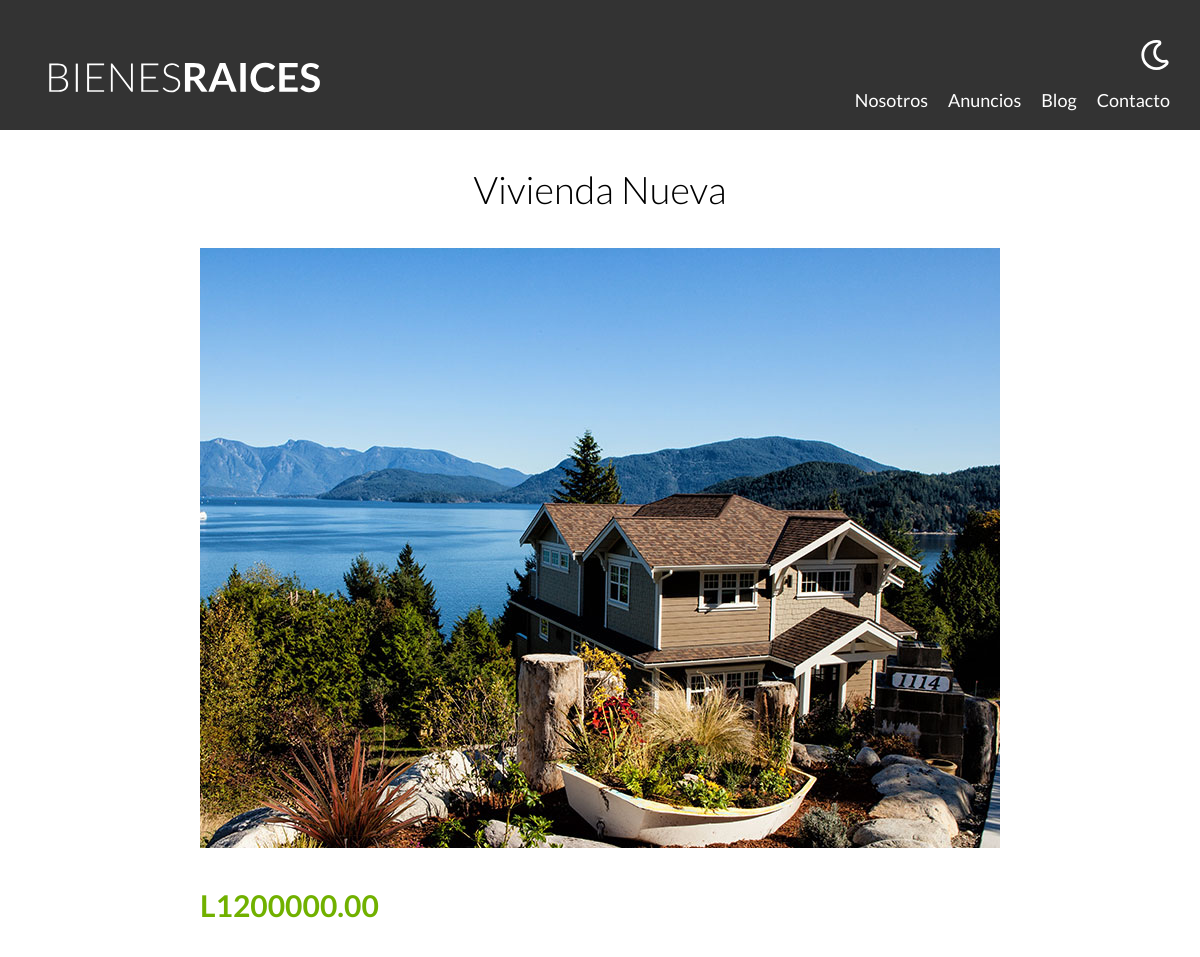
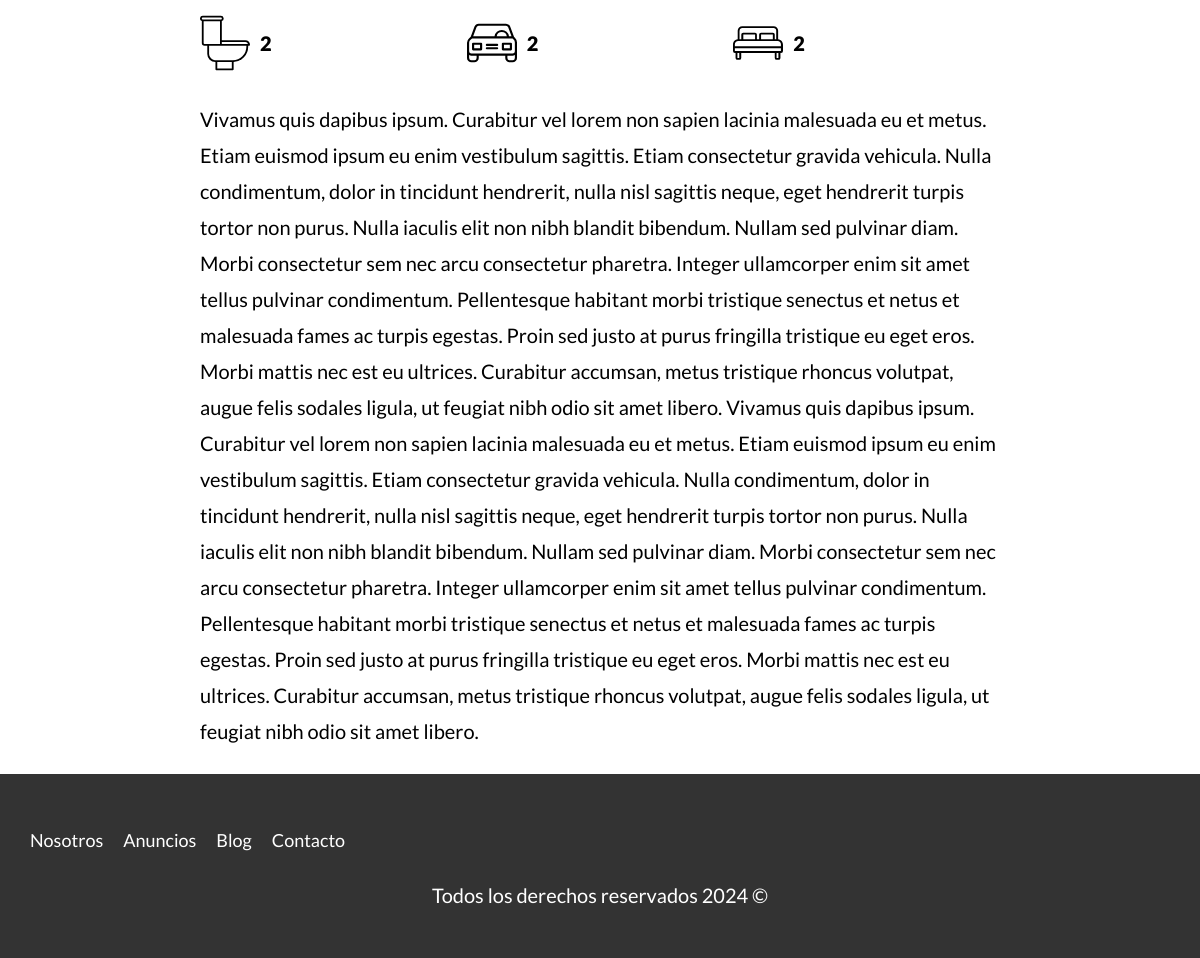
The page /propiedad?id=14 on the database its author committed (2 pictures, top to bottom).
### tables this page shows
CREATE TABLE `propiedades` (
  `id` int NOT NULL AUTO_INCREMENT,
  `titulo` varchar(45) DEFAULT NULL,
  `precio` decimal(10,2) DEFAULT NULL,
  `imagen` varchar(200) DEFAULT NULL,
  `descripcion` longtext,
  `habitaciones` int DEFAULT NULL,
  `wc` int DEFAULT NULL,
  `estacionamiento` int DEFAULT NULL,
  `creado` date DEFAULT NULL,
  `vendedores_id` int NOT NULL,
  PRIMARY KEY (`id`),
  KEY `fk_propiedades_vendedores_idx` (`vendedores_id`),
  CONSTRAINT `fk_propiedades_vendedores` FOREIGN KEY (`vendedores_id`) REFERENCES `vendedores` (`id`)
);

### controllers/PaginasController.php (called while the page is built, shortened)
<?php
class PaginasController{
    public static function propiedad(Router $router){
        $id = validarRedireccionar('/propiedades');
        $propiedad = Propiedad::find($id);
        $router->render('/paginas/propiedad',[
            'propiedad'=>$propiedad
        ]);
    }
}

### public/index.php (called while the page is built, shortened)
<?php
$router= new Router();
$router->get('/admin', [PropiedadController::class, 'index']);
$router->get('/propiedades/crear', [PropiedadController::class, 'crear']);
$router->post('/propiedades/crear', [PropiedadController::class, 'crear']);
$router->get('/propiedades/actualizar', [PropiedadController::class, 'actualizar']);
$router->post('/propiedades/actualizar', [PropiedadController::class, 'actualizar']);
$router->post('/propiedades/eliminar', [PropiedadController::class, 'eliminar']);
$router->get('/vendedores/crear', [VendedorController::class, 'crear']);
$router->post('/vendedores/crear', [VendedorController::class, 'crear']);
$router->get('/vendedores/actualizar', [VendedorController::class, 'actualizar']);
$router->post('/vendedores/actualizar', [VendedorController::class, 'actualizar']);
$router->post('/vendedores/eliminar', [VendedorController::class, 'eliminar']);
$router->get('/',[PaginasController::class, 'index']);
$router->get('/nosotros',[PaginasController::class, 'nosotros']);
$router->get('/propiedades',[PaginasController::class, 'propiedades']);
$router->get('/propiedad',[PaginasController::class, 'propiedad']);
$router->get('/blog',[PaginasController::class, 'blog']);
$router->get('/entrada',[PaginasController::class, 'entrada']);
$router->get('/contacto',[PaginasController::class, 'contacto']);
$router->post('/contacto',[PaginasController::class, 'contacto']);
$router->get('/login',[LoginController::class,'login']);
$router->post('/login',[LoginController::class, 'login']);
$router->get('/logout',[LoginController::class, 'logout']);
$router->comprobarRutas();

### includes/funciones.php (called while the page is built, shortened)
<?php
function validarRedireccionar(string $url){
    $id=$_GET['id'];
    $id=filter_var($id, FILTER_VALIDATE_INT);
    return $id;
}

### models/ActiveRecord.php (called while the page is built, shortened)
<?php
class ActiveRecord{
    protected static $db;
    protected static $tabla = '';
    public static function setDB($database){
        self::$db = $database;
    }
    public static function find($id){
        $query="SELECT *FROM " . static::$tabla . " WHERE id=${id}";
        $resultado = self::consultarSQL($query);
        return array_shift($resultado);
    }
    public static function consultarSQL($query){
        $resultado = self::$db->query($query);
        $array = [];
        while($registro =$resultado->fetch_assoc()){
            $array[] = static::crearObjeto($registro);
        }
        return $array;
    }
    protected static function crearObjeto($registro){
        $objeto = new static();
        foreach($registro as $key => $value){
            if(property_exists($objeto, $key)){
                $objeto->$key = $value;
            }
        }
        return $objeto;
    }
}

### views/paginas/propiedad.php (the view)
<main class="contenedor seccion contenido-centrado">
        <h1><?php echo $propiedad->titulo; ?></h1>
        <img loading="lazy"  src="/imagenes/<?php echo $propiedad->imagen ?>" alt="">
        <div class="resumen-propiedad">
            <p class="precio">L<?php echo $propiedad->precio; ?></p>
            <ul class="iconos-caracteristicas">
                <li>
                    <img class="icono" loading="lazy" src="build/img/icono_wc.svg" alt="icono wc">
                    <p><?php echo $propiedad->wc; ?></p>
                </li>
                <li>
                    <img class="icono" loading="lazy" src="build/img/icono_estacionamiento.svg" alt="icono estacionamiento">
                    <p><?php echo $propiedad->estacionamiento; ?></p>
                </li>
                <li>
                    <img class="icono" loading="lazy" src="build/img/icono_dormitorio.svg" alt="icono dormitorio">
                    <p><?php echo $propiedad->habitaciones; ?></p>
                </li>
            </ul>
            <p><?php echo $propiedad->descripcion; ?></p>
        </div>
    </main>

### public/build/css/app.css (style rules this page uses)
html { -webkit-text-size-adjust:100%;line-height:1.15 }
body { margin:0 }
main { display:block }
h1 { font-size:2em;margin:.67em 0 }
img { border-style:none }
html { box-sizing:border-box;font-size:62.5% }
*,:after,:before { box-sizing:inherit }
body { font-family:Lato,sans-serif;font-size:1.6rem;line-height:1.8 }
p { color:#000;font-size:2rem }
.contenedor { margin:0 auto;max-width:120rem;width:95% }
img,picture { display:block;width:100% }
h1,h2,h3 { font-family:Lato,sans-serif;font-weight:300;margin:2.5rem 0;text-align:center }
h1 { font-size:3.8rem }
.seccion { margin-bottom:2.5rem;margin-top:2.5rem }
.contenido-centrado { max-width:80rem }
.icono { text-align:center }
.precio { color:#71b100;font-size:3rem;font-weight:700 }
.iconos-caracteristicas { display:flex;list-style:none;padding:0 }
.iconos-caracteristicas li { display:flex;flex:1 }
.iconos-caracteristicas li img { flex:0 0 5rem;margin-right:1rem }
.iconos-caracteristicas li p { font-weight:900;word-break:break-all }

### rows shown on the page
propiedades: titulo "Vivienda Nueva", imagen (picture), precio "1200000.00", wc "2", estacionamiento "2", habitaciones "2", descripcion "Vivamus quis dapibus ipsum. Curabitur vel lorem non sapien lacinia malesuada eu et metus. Etiam euismod ipsum eu enim vestibulum sagittis. Etiam consectetur gravida vehicula. Nulla condimentum, dolor in tincidunt hendrerit, nulla nisl sagittis neque, eget hendrerit turpis tortor non purus. Nulla iaculis elit non nibh blandit bibendum. Nullam sed pulvinar diam. Morbi consectetur sem nec arcu consectetur pharetra. Integer ullamcorper enim sit amet tellus pulvinar condimentum. Pellentesque habitant morbi tristique senectus et netus et malesuada fames ac turpis egestas. Proin sed justo at purus fringilla tristique eu eget eros. Morbi mattis nec est eu ultrices. Curabitur accumsan, metus…"
